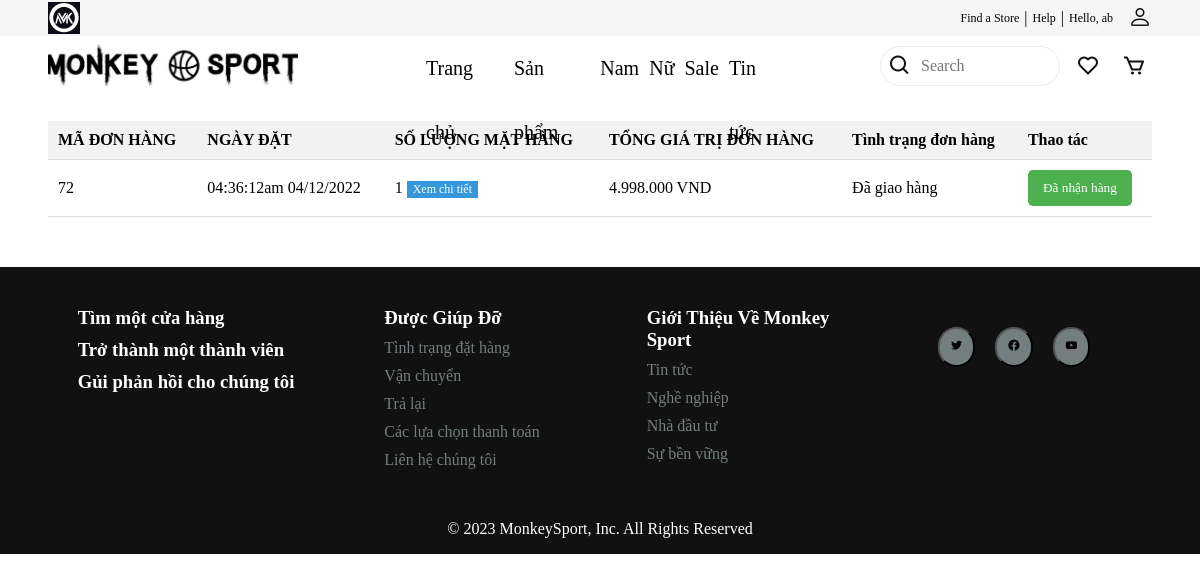
The page /index.php?act=mybill (signed in) on the database its author committed.
### tables this page shows
CREATE TABLE `bill` (
  `id` int(10) NOT NULL,
  `bill_name` varchar(255) NOT NULL,
  `bill_address` varchar(255) NOT NULL,
  `bill_tel` varchar(50) NOT NULL,
  `bill_email` varchar(100) NOT NULL,
  `bill_pttt` tinyint(1) DEFAULT 1,
  `total` int(10) NOT NULL DEFAULT 0,
  `bill_status` tinyint(1) DEFAULT 0,
  `receive_name` varchar(255) DEFAULT NULL,
  `receive_address` varchar(255) DEFAULT NULL,
  `receive_tel` varchar(50) DEFAULT NULL,
  `ngaydathang` varchar(50) DEFAULT NULL,
  `iduser` int(10) DEFAULT 0
);

### model/pdo.php (called while the page is built, shortened)
<?php
function pdo_get_connection(){
    $dburl = "mysql:host=localhost;dbname=duan1;charset=utf8";
    $username = 'root';
    $password = '';
    $conn = new PDO($dburl, $username, $password);
    $conn->setAttribute(PDO::ATTR_ERRMODE, PDO::ERRMODE_EXCEPTION);
    return $conn;
}
function pdo_query($sql){
    $sql_args = array_slice(func_get_args(), 1);
    try{
        $conn = pdo_get_connection();
        $stmt = $conn->prepare($sql);
        $stmt->execute($sql_args);
        $rows = $stmt->fetchAll();
        return $rows;
    }
    catch(PDOException $e){
        throw $e;
    }
    finally{
        unset($conn);
    }
}

### model/cart.php (called while the page is built, shortened)
 <?php
    function loadall_cart_count($idbill){
        $sql="select * from cart where idbill=".$idbill;
        $bill=pdo_query($sql);
        return sizeof($bill);
    }
     function loadall_bill($iduser){
        $sql="select * from bill where iduser=".$iduser;
        $listbill=pdo_query($sql);
        return $listbill;}
    function get_ttdh($n) {
        switch ($n) {
        case '3':
        $tt="Đã giao hàng";
        break;
        }
        return $tt;
        }
?>

### view/cart/mybill.php (the view, shortened to what this page needs)
<main>
<table>
  <tr>
    <th>MÃ ĐƠN HÀNG </th>
    <th>NGÀY ĐẶT </th>
    <th>SỐ LƯỢNG MẶT HÀNG </th>
    <th>TỔNG GIÁ TRỊ ĐƠN HÀNG </th>
    <th>Tình trạng đơn hàng </th>
    <th>Thao tác </th>
  </tr>
  <?php
  if (is_array($listbill)) {
    foreach ($listbill as $bill) {
      extract($bill);
      $ttdh = get_ttdh($bill['bill_status']);
      $countsp = loadall_cart_count($bill['id']);
      $formattedTotal = number_format($bill['total'], 0, ',', '.');
      echo '
      <tr>
      <td>' . $bill['id'] . '</td>
      <td>' . $bill['ngaydathang'] . '</td>
      <td>' . $countsp . '    <button type="button" name="capnhat" class="detail-button" onclick="openModal()">Xem chi tiết</button>
      </td>
      <td>' . $formattedTotal . ' VND</td>
      <td class="'. $ttdh . '">' . $ttdh . '</td>
      <td>' ;
        if (($bill['bill_status'])!=0&&($bill['bill_status'])==3)
        echo'
        <form action="index.php?act=updatebill" method="post">
        <input type="hidden" name="id" value="' . $bill['id'] . '">
        <input type="hidden" name="bill_status" value="4">
        <input type="submit" value="Đã nhận hàng" name="capnhat" class="update-button">
        </form>';
        else {
        }
      echo'
      </td>
      </tr>
      ';
    }
  }
  ?>
</table>
</main>

### view/css/index.css (style rules this page uses)
* { max-width: 100%; margin: 0 auto; box-sizing: border-box; font-family: 'Times New Roman', Times, serif; }
main { margin-top: 25px; width: 92%; }

### view/cart/mybill.php (style rules this page uses)
table { width: 100%; border-collapse: collapse; margin-top: 10px; }
th, td { padding: 10px; text-align: left; border-bottom: 1px solid #ddd; }
th { background-color: #f2f2f2; }
.update-button { background-color: #4CAF50; color: #ffffff; padding: 10px 15px; border: none; border-radius: 5px; cursor: pointer; }
.detail-button { background-color: #3498db; color: #ffffff; border: none; cursor: pointer; font-size: 12px; transition: background-color 0.3s ease; }

### rows shown on the page
bill: id "72", ngaydathang "04:36:12am 04/12/2022", countsp "1", total "4.998.000", bill_status "Đã giao hàng"

### other values the page prints
$user "ab"
